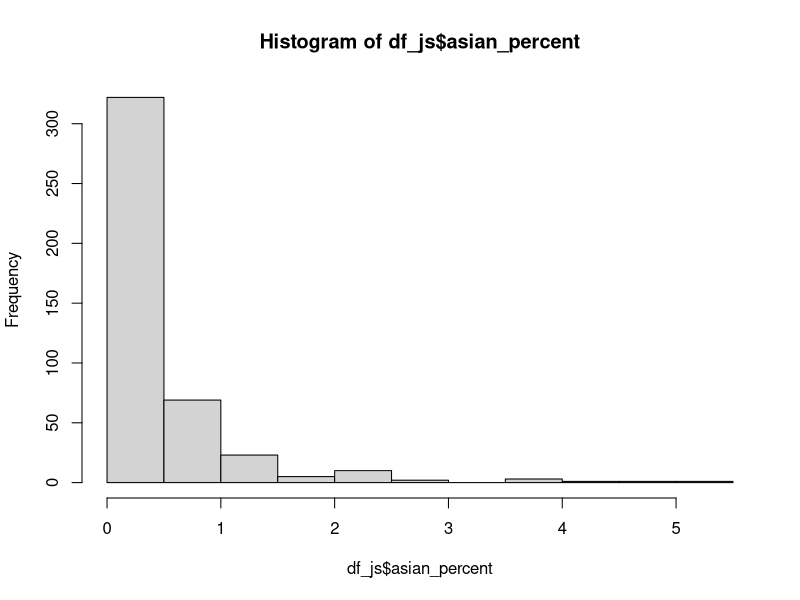
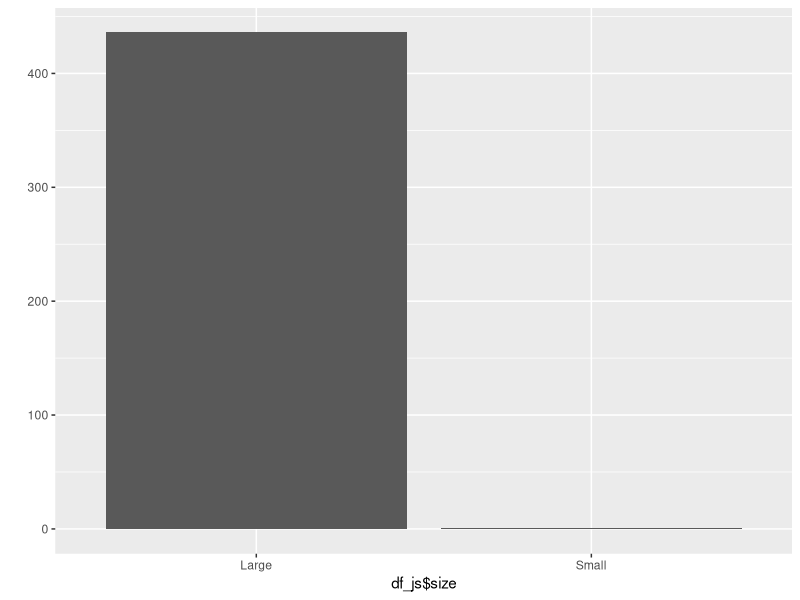

Write the R code that produced these figures, in order.
library(ggplot2) # 데이터 프레임화
df_mid <- data.frame(midwest)
head(df_mid, 20)

library(dplyr) # 변수명 변경
df_js <- df_mid
df_js <- rename(df_js, total = poptotal)
head(df_js, 10)
df_js <- rename(df_js, asian = popasian)
head(df_js, 10)

df_js$asian_percent <- df_js$asian/df_js$total*100 # 새 변수 만들기
head(df_js, 10)
help(midwest)
hist(df_js$asian_percent)
summary(df_js$asian_percent)
mean <- 0.004872
mean

df_js$size <- ifelse(df_js$asian_percent >= mean, "Large", "Small") # 파생변수
head(df_js, 10)

table(df_js$size) # 테이블 그려서 큐플롯 만들기
qplot(df_js$size)
